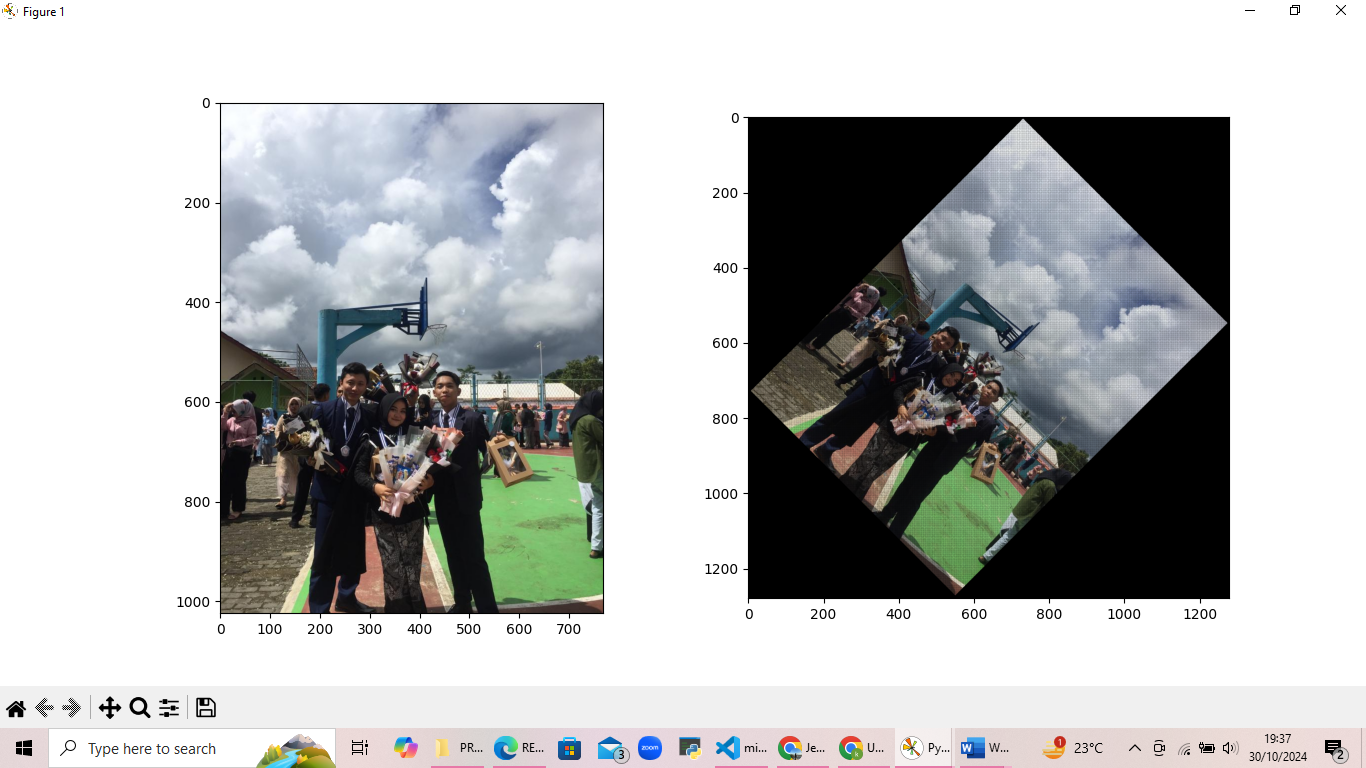

Python code for this plot:
import imageio as img
import numpy as np
import matplotlib.pyplot as plt

def rotateImage(image, degree):
  radian_deg = np.radians(degree)
  cos_deg, sin_deg = np.cos(radian_deg), np.sin(radian_deg)
  
  height, width = image.shape[:2]
  max_dim = int(np.sqrt(height**2 + width**2))
  outputImage = np.zeros((max_dim, max_dim, 3), dtype=image.dtype)
  
  centerY, centerX = max_dim//2, max_dim//2
  
  for y in range(-height//2, height//2):
    for x in range(-width//2, width//2):
      newX = int(cos_deg * x - sin_deg * y) + centerX
      newY = int(sin_deg * x + cos_deg * y) + centerY
      
      if 0 <= newX < max_dim and 0 <= newY < max_dim:
        outputImage[newY, newX] = image[y + height//2, x + width//2]
  return outputImage

image = img.imread('d:\\FOTO KANIA CANTIK\\WhatsApp Images\\WhatsApp Images\\kania.jpg')

rotated_image = rotateImage(image, 45)

plt.subplot(1, 2, 1)
plt.imshow(image)

plt.subplot(1, 2, 2)
plt.imshow(rotated_image)

plt.show()
